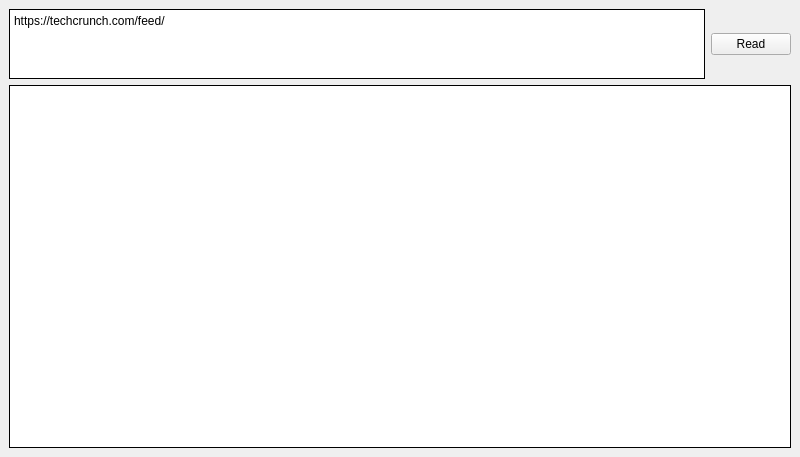
<?xml version="1.0" encoding="UTF-8"?>
<ui version="4.0">
 <class>MainWindow</class>
 <widget class="QMainWindow" name="MainWindow">
  <property name="geometry">
   <rect>
    <x>0</x>
    <y>0</y>
    <width>800</width>
    <height>457</height>
   </rect>
  </property>
  <property name="windowTitle">
   <string>MainWindow</string>
  </property>
  <widget class="QWidget" name="centralwidget">
   <layout class="QVBoxLayout" name="verticalLayout_2">
    <item>
     <widget class="QWidget" name="widget" native="true">
      <layout class="QHBoxLayout" name="horizontalLayout_2">
       <property name="leftMargin">
        <number>0</number>
       </property>
       <property name="topMargin">
        <number>0</number>
       </property>
       <property name="rightMargin">
        <number>0</number>
       </property>
       <property name="bottomMargin">
        <number>0</number>
       </property>
       <item>
        <widget class="QPlainTextEdit" name="rssFeedUrlPlainTextEdit">
         <property name="sizePolicy">
          <sizepolicy hsizetype="Expanding" vsizetype="Fixed">
           <horstretch>0</horstretch>
           <verstretch>0</verstretch>
          </sizepolicy>
         </property>
         <property name="frameShape">
          <enum>QFrame::Box</enum>
         </property>
         <property name="frameShadow">
          <enum>QFrame::Plain</enum>
         </property>
         <property name="lineWidth">
          <number>1</number>
         </property>
         <property name="verticalScrollBarPolicy">
          <enum>Qt::ScrollBarAlwaysOff</enum>
         </property>
         <property name="horizontalScrollBarPolicy">
          <enum>Qt::ScrollBarAlwaysOff</enum>
         </property>
         <property name="sizeAdjustPolicy">
          <enum>QAbstractScrollArea::AdjustToContents</enum>
         </property>
         <property name="plainText">
          <string notr="true">https://techcrunch.com/feed/</string>
         </property>
        </widget>
       </item>
       <item>
        <widget class="QPushButton" name="readPushButton">
         <property name="text">
          <string>Read</string>
         </property>
        </widget>
       </item>
      </layout>
     </widget>
    </item>
    <item>
     <widget class="ListWidget" name="rssListView">
      <property name="frameShape">
       <enum>QFrame::Box</enum>
      </property>
      <property name="frameShadow">
       <enum>QFrame::Plain</enum>
      </property>
      <property name="lineWidth">
       <number>1</number>
      </property>
      <property name="horizontalScrollBarPolicy">
       <enum>Qt::ScrollBarAlwaysOff</enum>
      </property>
      <property name="sizeAdjustPolicy">
       <enum>QAbstractScrollArea::AdjustIgnored</enum>
      </property>
     </widget>
    </item>
   </layout>
  </widget>
 </widget>
 <customwidgets>
  <customwidget>
   <class>ListWidget</class>
   <extends>QListView</extends>
   <header>listwidget.h</header>
  </customwidget>
 </customwidgets>
 <resources/>
 <connections/>
</ui>
